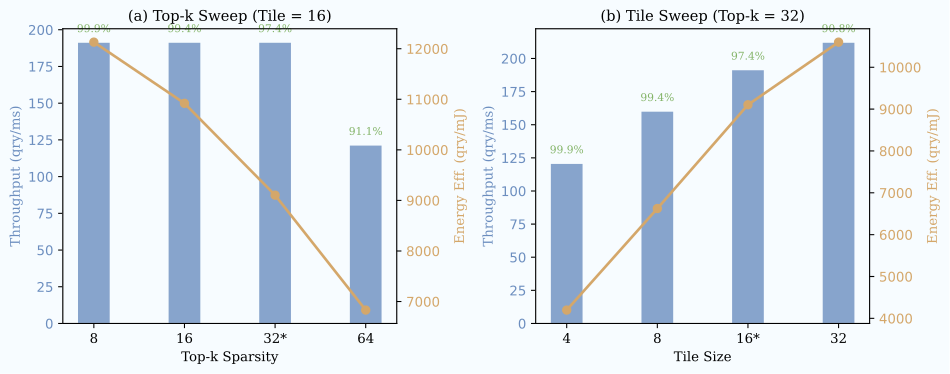

Write Python code to recreate this figure.
#!/usr/bin/env python3
"""
CAMformer Sensitivity Study
============================
Sweeps top-k sparsity and tile size, reporting Throughput, Energy Efficiency,
Area, and E[Recall] for the sensitivity analysis table (arXiv:2511.19740v1).

Usage:
    python sensitivity_study.py [--no-plot] [--output-dir PATH]
"""

import argparse
import math
import os
import sys

# Remove manual sys.path.insert now that we are using a proper package structure.
# Ensure the package is installed via `pip install -e .`

from camformer.core.paper_hardware import (
    PaperHardwareModel, PaperConfig, PipelineMode, PAPER_MODULES, HardwareModule
)


# =============================================================================
# Helpers
# =============================================================================

def build_tile_modules(cam_rows: int) -> dict:
    """
    Return a copy of PAPER_MODULES with BA-CAM, ADCs, and Fixed Scalers
    scaled for a non-default tile size.

    BA-CAM power/area scale linearly with cam_rows/16.
    ADC and Fixed Scaler count = cam_rows.
    """
    scale = cam_rows / 16.0
    modules = {}
    for name, mod in PAPER_MODULES.items():
        if name == "BA-CAM 16X64":
            modules[name] = HardwareModule(
                name=mod.name,
                power_mw=mod.power_mw * scale,
                area_um2=mod.area_um2 * scale,
                delay_cycles=mod.delay_cycles,
                count=mod.count,
                power2_mw=mod.power2_mw * scale if mod.power2_mw else None,
                delay2_cycles=mod.delay2_cycles,
            )
        elif name == "6b ADCs":
            modules[name] = HardwareModule(
                name=mod.name,
                power_mw=mod.power_mw,
                area_um2=mod.area_um2,
                delay_cycles=mod.delay_cycles,
                count=cam_rows,
            )
        elif name == "Fixed Scalers":
            modules[name] = HardwareModule(
                name=mod.name,
                power_mw=mod.power_mw,
                area_um2=mod.area_um2,
                delay_cycles=mod.delay_cycles,
                count=cam_rows,
            )
        else:
            modules[name] = mod
    return modules


class TileSweepModel(PaperHardwareModel):
    """
    Subclass that generalises the intermediate Top-32 pruning rule
    so it works for any tile count (not just num_tiles=64).
    """

    def run_association(self, pipelined: bool = True) -> int:
        if not pipelined:
            return super().run_association(pipelined=False)

        starting_cycles = self.total_cycles
        cfg = self.config

        # Generalised pruning schedule: 2 intermediate prunings
        prune_start = cfg.num_tiles // 2
        prune_step = max(1, cfg.num_tiles // 4)

        self._run_module("Query Buffer", 1)

        for tile in range(cfg.num_tiles):
            for _ in range(cfg.cam_rows // cfg.rows_per_program):
                self._run_module("Key SRAM", 1)
                self._run_module("BA-CAM 16X64", 1, use_secondary=True)
                self._add_cycles("BA-CAM 16X64",
                                 self.modules["BA-CAM 16X64"].delay2_cycles)

            self._run_module("Query Buffer", 1)
            self._run_module("BA-CAM 16X64", 1)
            self._add_cycles("BA-CAM 16X64",
                             self.modules["BA-CAM 16X64"].delay_cycles)

            self._run_module("6b ADCs", 1)
            self._run_module("Fixed Scalers", 1)
            self._run_module("Top2", 1)
            self._run_module("Ptop Reg", 1)

            if tile >= prune_start and tile % prune_step == 0:
                self._run_module("Top32", 1)
                self._run_module("Ptop Reg", 1)

            self._run_module("DRAM", 1)
            self._run_module("Value SRAM", 1)

        # Pipeline drain
        self._add_cycles("6b ADCs", self.modules["6b ADCs"].delay_cycles)
        self._add_cycles("Fixed Scalers", self.modules["Fixed Scalers"].delay_cycles)
        self._add_cycles("Top2", self.modules["Top2"].delay_cycles)
        self._add_cycles("Ptop Reg", self.modules["Ptop Reg"].delay_cycles)

        self.association_cycles = self.total_cycles - starting_cycles
        return self.association_cycles


def expected_recall(n: int, T: int, k1: int, k2: int) -> float:
    """
    Hypergeometric E[Recall] (%).

    n  = sequence length (1024)
    T  = tile size (cam_rows)
    k1 = per-tile top-k hardware (2 for Top2)
    k2 = final top-k
    """
    num_tiles = n // T

    # P(X=j) where X ~ Hypergeometric(N=n, K=k2, n=T)
    def hyper_pmf(j):
        if j < 0 or j > min(T, k2) or j > T or (T - j) > (n - k2):
            return 0.0
        return (math.comb(k2, j) * math.comb(n - k2, T - j)) / math.comb(n, T)

    # E[captured per tile] = sum_j min(j, k1) * P(X=j)
    e_captured = 0.0
    for j in range(min(T, k2) + 1):
        e_captured += min(j, k1) * hyper_pmf(j)

    # Total expected captured = num_tiles * E[captured_per_tile]
    # Recall = E[total_captured] / k2
    recall = num_tiles * e_captured / k2 * 100.0
    return min(recall, 100.0)


# =============================================================================
# Sweep runners
# =============================================================================

def score_buffer_area_um2(k: int) -> float:
    """
    Score buffer SRAM area that scales with top-k.

    Storage = k × 512 bytes (scores + indices across tiles).
    Uses 45nm 6T SRAM: 0.100 µm²/cell + 30% peripheral overhead.
    """
    bits = k * 512 * 8  # k * 0.5 KB in bits
    return bits * 0.100 * 1.3  # 45nm SRAM cell + overhead


def run_topk_sweep(k_values=(8, 16, 32, 64)):
    """Sweep top-k with default tile size (16)."""
    rows = []
    for k in k_values:
        cfg = PaperConfig(k_value=k)
        model = PaperHardwareModel(config=cfg)
        metrics = model.run_attention(PipelineMode.REALISTIC)

        throughput = metrics["throughput"]["single_core_per_ms"]
        efficiency = 1.0 / (2 * model.get_total_energy_nj() / 1e6)
        # Adjust area for score buffer SRAM scaling with k
        # Base area (0.258 mm²) already includes buffer for k=32
        area = metrics["area_mm2"] + (score_buffer_area_um2(k) - score_buffer_area_um2(32)) / 1e6
        recall = expected_recall(cfg.seq_length, cfg.cam_rows, 2, k)

        rows.append({
            "param": k,
            "throughput": throughput,
            "efficiency": efficiency,
            "area": area,
            "recall": recall,
        })
    return rows


def run_tile_sweep(tile_values=(4, 8, 16, 32)):
    """Sweep tile size with default top-k (32)."""
    rows = []
    for tile in tile_values:
        num_tiles = 1024 // tile
        cfg = PaperConfig(cam_rows=tile, num_tiles=num_tiles)
        modules = build_tile_modules(tile)

        # Use TileSweepModel for generalised pruning
        model = TileSweepModel(config=cfg, modules=modules)
        metrics = model.run_attention(PipelineMode.REALISTIC)

        throughput = metrics["throughput"]["single_core_per_ms"]
        efficiency = 1.0 / (2 * model.get_total_energy_nj() / 1e6)
        area = metrics["area_mm2"]
        recall = expected_recall(cfg.seq_length, tile, 2, cfg.k_value)

        rows.append({
            "param": tile,
            "throughput": throughput,
            "efficiency": efficiency,
            "area": area,
            "recall": recall,
        })
    return rows


# =============================================================================
# Table printer
# =============================================================================

def print_table(title, param_label, rows, default_val):
    """Print a formatted ASCII table."""
    print(f"\n{title}")
    print(f"{'─' * 72}")
    hdr = f"  {param_label:<10} {'Throughput':>12} {'Energy Eff.':>14} {'Area':>10} {'E[Recall]':>10}"
    print(hdr)
    units = f"  {'':<10} {'(qry/ms)':>12} {'(qry/mJ)':>14} {'(mm²)':>10} {'(%)':>10}"
    print(units)
    print(f"  {'─' * 60}")
    for r in rows:
        star = "*" if r["param"] == default_val else " "
        print(f"  {r['param']:<4}{star:<6} {r['throughput']:>12.1f} {r['efficiency']:>14,.0f} "
              f"{r['area']:>10.3f} {r['recall']:>9.1f}")
    print()


# =============================================================================
# SVG figure
# =============================================================================

def generate_svg(topk_rows, tile_rows, output_dir):
    """Generate sensitivity_study.svg with two subplots."""
    try:
        import matplotlib
        matplotlib.use("Agg")
        # Deterministic SVG: fixed salt for clip-path IDs so the committed
        # figure does not churn on every run.
        matplotlib.rcParams["svg.hashsalt"] = "camformer"
        import matplotlib.pyplot as plt
    except ImportError:
        print("matplotlib not available — skipping SVG generation.")
        return

    fig, axes = plt.subplots(1, 2, figsize=(10, 4))
    fig.patch.set_facecolor("#f7fcff")

    for ax in axes:
        ax.set_facecolor("#f7fcff")
        for spine in ax.spines.values():
            spine.set_color("#cccccc")

    # Colours
    c_thr = "#6C8EBF"
    c_eff = "#D4A76A"
    c_rec = "#82B366"

    def _plot_panel(ax, rows, xlabel, default_val):
        params = [r["param"] for r in rows]
        throughputs = [r["throughput"] for r in rows]
        efficiencies = [r["efficiency"] for r in rows]
        recalls = [r["recall"] for r in rows]

        x = range(len(params))
        ax.set_xticks(x)
        labels = [f"{p}*" if p == default_val else str(p) for p in params]
        ax.set_xticklabels(labels, fontfamily="serif")
        ax.set_xlabel(xlabel, fontfamily="serif")

        # Throughput bars
        ax.bar(x, throughputs, width=0.35, color=c_thr, alpha=0.8, label="Throughput (qry/ms)")
        ax.set_ylabel("Throughput (qry/ms)", fontfamily="serif", color=c_thr)
        ax.tick_params(axis="y", labelcolor=c_thr)

        # Energy efficiency on twin axis
        ax2 = ax.twinx()
        ax2.plot(x, efficiencies, "o-", color=c_eff, linewidth=2, label="Energy Eff. (qry/mJ)")
        ax2.set_ylabel("Energy Eff. (qry/mJ)", fontfamily="serif", color=c_eff)
        ax2.tick_params(axis="y", labelcolor=c_eff)

        # Annotate recall
        for i, rec in enumerate(recalls):
            ax.annotate(f"{rec:.1f}%", (i, throughputs[i]),
                        textcoords="offset points", xytext=(0, 8),
                        ha="center", fontsize=8, fontfamily="serif", color=c_rec)

    _plot_panel(axes[0], topk_rows, "Top-k Sparsity", 32)
    axes[0].set_title("(a) Top-k Sweep (Tile = 16)", fontfamily="serif", fontsize=11)

    _plot_panel(axes[1], tile_rows, "Tile Size", 16)
    axes[1].set_title("(b) Tile Sweep (Top-k = 32)", fontfamily="serif", fontsize=11)

    fig.tight_layout()
    path = os.path.join(output_dir, "sensitivity_study.svg")
    # metadata Date=None strips the embedded timestamp (another churn source).
    fig.savefig(path, format="svg", bbox_inches="tight", metadata={"Date": None})
    plt.close(fig)
    print(f"Saved: {path}")


# =============================================================================
# Main
# =============================================================================

def main():
    parser = argparse.ArgumentParser(description="CAMformer sensitivity study")
    parser.add_argument("--no-plot", action="store_true", help="Skip SVG generation")
    parser.add_argument("--output-dir", default=os.path.dirname(os.path.abspath(__file__)),
                        help="Directory for SVG output")
    args = parser.parse_args()

    print("=" * 72)
    print("CAMformer Sensitivity Study (arXiv:2511.19740v1)")
    print("=" * 72)

    topk_rows = run_topk_sweep()
    tile_rows = run_tile_sweep()

    print_table("(a) Top-k Sparsity Sweep  (Tile = 16 fixed)",
                "Top-k", topk_rows, default_val=32)
    print_table("(b) Tile Size Sweep  (Top-k = 32 fixed)",
                "Tile", tile_rows, default_val=16)

    if not args.no_plot:
        generate_svg(topk_rows, tile_rows, args.output_dir)


if __name__ == "__main__":
    main()
